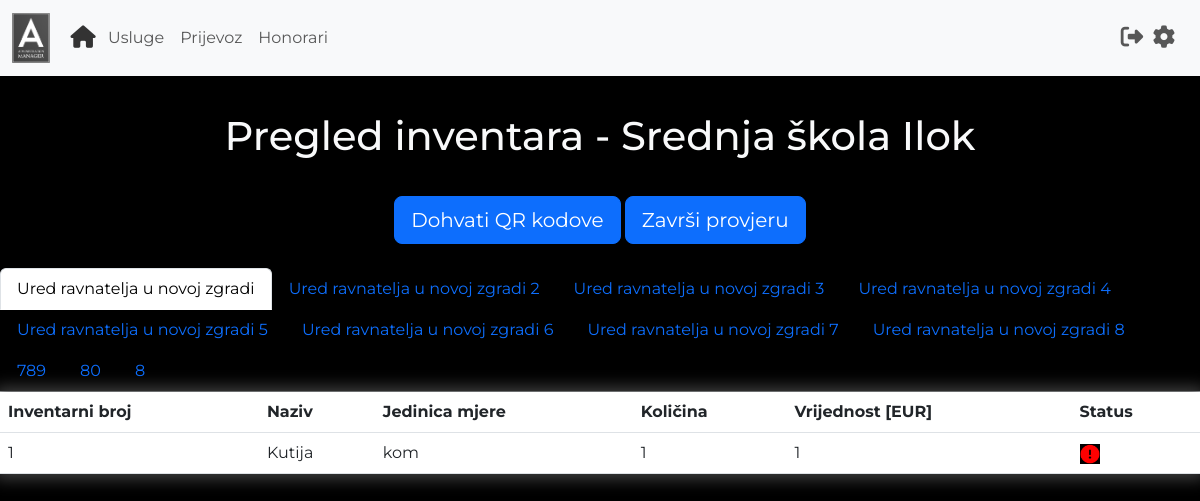
Screenshot of /pregled_inventara (signed in) with the database file from the repository.
### main.py (models this page shows)
class User(UserMixin, db.Model):
    id = db.Column(db.Integer, primary_key=True)
    username = db.Column(db.String(100), unique=True)
    password = db.Column(db.String(100))
    name = db.Column(db.String(100))
    surname = db.Column(db.String(100))
    organisation = db.Column(db.String(100))
    work_address = db.Column(db.String(100))
    home_address = db.Column(db.String(100))
    travel_distance = db.Column(db.Float)
    transportation_fee = db.Column(db.Float)

class Inventory(db.Model):
    id = db.Column(db.Integer, primary_key=True)
    inventory_number = db.Column(db.String(100), unique=True)
    name = db.Column(db.String(100))
    unit = db.Column(db.String(100))
    amount = db.Column(db.String(100))
    value = db.Column(db.String(100))
    location = db.Column(db.String(100))
    organisation = db.Column(db.String(100))
    item_status = db.Column(db.Boolean)  # True if inventory check is active and item is checked

### main.py (the view)
@app.route("/pregled_inventara")
@login_required
def pregled_inventara():
    form = InventoryCheckForm()
    if InventoryCheckHistory.query.filter_by(organisation=current_user.organisation).first():
        status = InventoryCheckHistory.query.filter_by(organisation=current_user.organisation).first().inventory_check
    else:
        status = False
    inventory = Inventory.query.filter_by(organisation=current_user.organisation).all()
    locations = []
    inventory_by_location = []
    for item in inventory:
        if item.location not in locations:
            inventory_list = []
            locations.append(item.location)
            for i in Inventory.query.filter_by(organisation=current_user.organisation, location=item.location).all():
                inventory_list.append(i)
            inventory_by_location.append(inventory_list)
    return render_template('pregledInventara.html', organisation=current_user.organisation, locations=locations,
                           data=inventory_by_location, status=status, form=form)

### main.py
class InventoryCheckForm(FlaskForm):
    start_check = SubmitField(label='Započni provjeru', id='start_check')
    end_check = SubmitField(label='Završi provjeru', id='finish_check')
    generate_qrs = SubmitField(label='Dohvati QR kodove', id='generate_qrs')

### main.py (called while the page is built)
@login_manager.user_loader
def load_user(user_id):
    return User.query.get(int(user_id))

### templates/pregledInventara.html (shortened to what this page needs)
{% extends "base.html" %}
{% block content %}
{% include 'header.html' %}
<h1 class="text-center text-light" style="margin-top: 3%; margin-bottom: 3%;">
    Pregled inventara - {{organisation}}
</h1>
<div class="text-center" style="margin-bottom: 2%;">
    <form style="display: inline;" action="{{url_for('generate_qr_codes')}}">
{{form.generate_qrs(class='btn btn-lg btn-primary')}}
        </form>
    <form style="display: inline;" action="{{url_for('inventory_check_status')}}">
{% if status == False %}
    {{form.start_check(class='btn btn-lg btn-primary')}}
{% else %}
    {{form.end_check(class='btn btn-lg btn-primary')}}
        </form>
{% endif %}
</div>
<ul class="nav nav-tabs" id="myTab" role="tablist">
    {% for i in range (0, locations|length) %}
    {% if i != 0 %}
    <li class="nav-item" role="presentation">
        <button class="nav-link" id={{locations[i]|replace('','-')+'-tab'}} data-bs-toggle="tab" data-bs-target={{"#"+locations[i]|replace(' ','-')+'-pane'}} type="button"
        role="tab" aria-controls={{locations[i]|replace(' ','-')+'-tab-pane'}} aria-selected="true">
        {{locations[i]}}</button>
    </li>
    {% else %}
    <li class="nav-item" role="presentation">
        <button class="nav-link active" id={{locations[i]|replace('','-')+'-tab'}} data-bs-toggle="tab" data-bs-target={{"#"+locations[i]|replace(' ','-')+'-pane'}} type="button"
        role="tab" aria-controls={{locations[i]|replace(' ','-')+'-tab-pane'}} aria-selected="true">
        {{locations[i]}}</button>
    </li>
    {% endif %}
    {% endfor %}
</ul>
<div class="tab-content" id="myTabContent">
    {% for i in range(0, locations|length) %}
    {% if i != 0 %}
    <div aria-labelledby={{locations[i]|replace('','-')+"-tab"}} class="tab-pane fade text-light" id={{locations[i]|replace(' ','-')+"-pane"}} role="tabpanel"
    tabindex="0">
    {% else %}
    <div aria-labelledby={{locations[i]|replace('','-')+"-tab"}} class="tab-pane fade active show text-light" id={{locations[i]|replace(' ','-')+"-pane"}}
    role="tabpanel" tabindex="0">
    {% endif %}
    <table class="table text-light">
        <thead>
        <tr>
            <th scope="col">Inventarni broj</th>
            <th scope="col">Naziv</th>
            <th scope="col">Jedinica mjere</th>
            <th scope="col">Količina</th>
            <th scope="col">Vrijednost [EUR]</th>
            {% if status == True %}
            <th scope="col"> Status</th>
            {% endif %}
        </tr>
        </thead>
        <tbody>
        {% for item in data[i] %}
        <tr>
            <td> {{item.inventory_number}}</td>
            <td> {{item.name}}</td>
            <td> {{item.unit}}</td>
            <td> {{item.amount}}</td>
            <td> {{item.value}}</td>
            {% if status == True %}
                {% if item.item_status == True %}
                    <td>
                        <img class="image-status" src="{{url_for('static',filename='images/found.PNG')}}" alt="">
                    </td>
                {% else %}
                    <td>
                        <img class="image-status" src="{{url_for('static',filename='images/missing.PNG')}}" alt="">
                    </td>
                {% endif %}
            {% endif %}
        </tr>
        {% endfor %}
        </tbody>
    </table>
</div>
{% endfor %}
{% endblock %}

### templates/base.html (shortened to what this page needs)
<!DOCTYPE html>
<html lang="en">
<head>
    <link href="https://cdn.jsdelivr.net/npm/bootstrap@5.3.0-alpha1/dist/css/bootstrap.min.css"
 rel="stylesheet">
    <link href="{{url_for('static', filename='style.css')}}" rel="stylesheet">
</head>
<body>
{% block content %}
{% endblock %}
</body>
</html>

### templates/header.html (shortened to what this page needs)
<nav class="navbar navbar-expand-lg bg-body-tertiary">
    <div class="container-fluid">
        <a class="navbar-brand disabled"><img alt="Logo" class="img-fluid"
                                              src="{{url_for('static', filename='images/logo2.png')}}"
                                              style="height: 50px;"></a>
        <div class="collapse navbar-collapse" id="navbarSupportedContent">
            <ul class="navbar-nav me-auto mb-2 mb-lg-0">
                <li class="nav-item">
                    <a aria-current="page" class="nav-link active" href="{{url_for('pregled_usluga')}}"
                       style="color: #333333; transform:scale(1.4);"><i class="fa-sharp fa-solid fa-house"></i></a>
                </li>
                <li class="nav-item">
                    <a class="nav-link" href="{{url_for('pregled_usluga')}}">Usluge</a>
                </li>
                <li class="nav-item">
                    <a class="nav-link" href="{{url_for('putni_troskovi')}}">Prijevoz</a>
                </li>
                <li class="nav-item">
                    <a class="nav-link" href="{{url_for('honorari')}}">Honorari</a>
                </li>
            </ul>
            <ul class="navbar-nav me-2 mb-2 mb-lg-0">
                <li class="nav-item">
                    <a class="nav-link" href="{{url_for('logout')}}"><i class="fa-solid fa-right-from-bracket"
                                                                        style="transform:scale(1.4);"></i></a>
                </li>
                <li class="nav-item">
                    <a class="nav-link" href="{{url_for('postavke')}}"><i class="fa-sharp fa-solid fa-gear"
                                                                          style="transform:scale(1.4);"></i></a>
                </li>
            </ul>
        </div>
    </div>
</nav>

### static/style.css (style rules this page uses)
body { background-color: black; font-family: 'Montserrat', sans-serif; }
ul { list-style-type: none; list-style-position: inside; }
.table { -moz-box-shadow: 0px 0px 15px 5px #404040; -webkit-box-shadow: 0px 0px 15px 5px #404040; box-shadow: 0px 0px 15px 5px #404040; }
.image-status { width: 20px; }

### rows the page displays
User: organisation "Srednja škola Ilok"
Inventory: location "Ured ravnatelja u novoj zgradi", inventory_number "1", name "Kutija", unit "kom", amount "1", value "1", item_status False (drawn)
Inventory: location "Ured ravnatelja u novoj zgradi 2"
Inventory: location "Ured ravnatelja u novoj zgradi 3"
Inventory: location "Ured ravnatelja u novoj zgradi 4"
Inventory: location "Ured ravnatelja u novoj zgradi 5"
Inventory: location "Ured ravnatelja u novoj zgradi 6"
Inventory: location "Ured ravnatelja u novoj zgradi 7"
Inventory: location "Ured ravnatelja u novoj zgradi 8"
Inventory: location "789"
Inventory: location "80"

### other values shown
{{ locations[i] }} "8"
